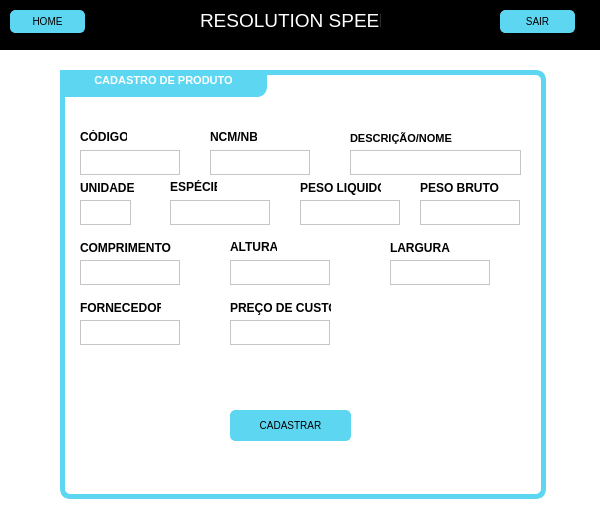
<?xml version="1.0" encoding="UTF-8"?>
<ui version="4.0">
 <class>MainWindow</class>
 <widget class="QMainWindow" name="MainWindow">
  <property name="geometry">
   <rect>
    <x>0</x>
    <y>0</y>
    <width>600</width>
    <height>530</height>
   </rect>
  </property>
  <property name="minimumSize">
   <size>
    <width>600</width>
    <height>530</height>
   </size>
  </property>
  <property name="maximumSize">
   <size>
    <width>600</width>
    <height>530</height>
   </size>
  </property>
  <property name="windowTitle">
   <string>MainWindow</string>
  </property>
  <property name="styleSheet">
   <string notr="true">background-color: #fff;


</string>
  </property>
  <widget class="QWidget" name="centralwidget">
   <widget class="QGraphicsView" name="Cabecalho">
    <property name="geometry">
     <rect>
      <x>0</x>
      <y>0</y>
      <width>600</width>
      <height>50</height>
     </rect>
    </property>
    <property name="styleSheet">
     <string notr="true">background-color: #000;</string>
    </property>
   </widget>
   <widget class="QPushButton" name="button_home">
    <property name="geometry">
     <rect>
      <x>10</x>
      <y>10</y>
      <width>75</width>
      <height>23</height>
     </rect>
    </property>
    <property name="styleSheet">
     <string notr="true">QPushButton
{
    background-color: rgb(93, 215, 241); 
    border: 1px solid rgb(93, 215, 241);
    border-radius: 5px;
    font-size: 10px;    
}
QPushButton:hover
{
    background-color: #000000;
    color : #fff;
}</string>
    </property>
    <property name="text">
     <string>HOME</string>
    </property>
   </widget>
   <widget class="QPushButton" name="button_sair">
    <property name="geometry">
     <rect>
      <x>500</x>
      <y>10</y>
      <width>75</width>
      <height>23</height>
     </rect>
    </property>
    <property name="styleSheet">
     <string notr="true">QPushButton
{
    background-color: rgb(93, 215, 241); 
    border: 1px solid rgb(93, 215, 241);
    border-radius: 5px;
    font-size: 10px;    
}
QPushButton:hover
{
    background-color: #000000;
    color : #fff;
}</string>
    </property>
    <property name="text">
     <string>SAIR</string>
    </property>
   </widget>
   <widget class="QLabel" name="title_hider">
    <property name="geometry">
     <rect>
      <x>200</x>
      <y>10</y>
      <width>181</width>
      <height>20</height>
     </rect>
    </property>
    <property name="font">
     <font>
      <pointsize>14</pointsize>
     </font>
    </property>
    <property name="styleSheet">
     <string notr="true">background-color: nome;
color: #fff;</string>
    </property>
    <property name="text">
     <string>RESOLUTION SPEED</string>
    </property>
   </widget>
   <widget class="QGraphicsView" name="embrulho">
    <property name="geometry">
     <rect>
      <x>60</x>
      <y>70</y>
      <width>486</width>
      <height>429</height>
     </rect>
    </property>
    <property name="styleSheet">
     <string notr="true">border: 5px solid rgb(93,215,241);

border-radius:10px;</string>
    </property>
   </widget>
   <widget class="QTextBrowser" name="textBrowser">
    <property name="geometry">
     <rect>
      <x>60</x>
      <y>70</y>
      <width>207</width>
      <height>27</height>
     </rect>
    </property>
    <property name="styleSheet">
     <string notr="true">background-color:#5DD7F1;

border: nome;

color: #fff;

border-bottom-right-radius: 10px;</string>
    </property>
    <property name="html">
     <string>&lt;!DOCTYPE HTML PUBLIC &quot;-//W3C//DTD HTML 4.0//EN&quot; &quot;http://www.w3.org/TR/REC-html40/strict.dtd&quot;&gt;
&lt;html&gt;&lt;head&gt;&lt;meta name=&quot;qrichtext&quot; content=&quot;1&quot; /&gt;&lt;style type=&quot;text/css&quot;&gt;
p, li { white-space: pre-wrap; }
&lt;/style&gt;&lt;/head&gt;&lt;body style=&quot; font-family:'MS Shell Dlg 2'; font-size:8.25pt; font-weight:400; font-style:normal;&quot;&gt;
&lt;p align=&quot;center&quot; style=&quot; margin-top:0px; margin-bottom:0px; margin-left:0px; margin-right:0px; -qt-block-indent:0; text-indent:0px;&quot;&gt;&lt;span style=&quot; font-weight:600;&quot;&gt;CADASTRO DE PRODUTO&lt;/span&gt;&lt;/p&gt;&lt;/body&gt;&lt;/html&gt;</string>
    </property>
   </widget>
   <widget class="QTextEdit" name="textEdit">
    <property name="geometry">
     <rect>
      <x>80</x>
      <y>150</y>
      <width>100</width>
      <height>25</height>
     </rect>
    </property>
   </widget>
   <widget class="QTextEdit" name="textEdit_2">
    <property name="geometry">
     <rect>
      <x>170</x>
      <y>200</y>
      <width>100</width>
      <height>25</height>
     </rect>
    </property>
   </widget>
   <widget class="QTextEdit" name="textEdit_3">
    <property name="geometry">
     <rect>
      <x>80</x>
      <y>200</y>
      <width>51</width>
      <height>25</height>
     </rect>
    </property>
   </widget>
   <widget class="QTextEdit" name="textEdit_4">
    <property name="geometry">
     <rect>
      <x>390</x>
      <y>260</y>
      <width>100</width>
      <height>25</height>
     </rect>
    </property>
   </widget>
   <widget class="QTextEdit" name="textEdit_5">
    <property name="geometry">
     <rect>
      <x>420</x>
      <y>200</y>
      <width>100</width>
      <height>25</height>
     </rect>
    </property>
   </widget>
   <widget class="QTextEdit" name="textEdit_6">
    <property name="geometry">
     <rect>
      <x>210</x>
      <y>150</y>
      <width>100</width>
      <height>25</height>
     </rect>
    </property>
   </widget>
   <widget class="QTextEdit" name="textEdit_7">
    <property name="geometry">
     <rect>
      <x>350</x>
      <y>150</y>
      <width>171</width>
      <height>25</height>
     </rect>
    </property>
   </widget>
   <widget class="QTextEdit" name="textEdit_8">
    <property name="geometry">
     <rect>
      <x>230</x>
      <y>260</y>
      <width>100</width>
      <height>25</height>
     </rect>
    </property>
   </widget>
   <widget class="QTextEdit" name="textEdit_9">
    <property name="geometry">
     <rect>
      <x>300</x>
      <y>200</y>
      <width>100</width>
      <height>25</height>
     </rect>
    </property>
   </widget>
   <widget class="QTextEdit" name="textEdit_10">
    <property name="geometry">
     <rect>
      <x>80</x>
      <y>260</y>
      <width>100</width>
      <height>25</height>
     </rect>
    </property>
   </widget>
   <widget class="QTextEdit" name="textEdit_11">
    <property name="geometry">
     <rect>
      <x>80</x>
      <y>320</y>
      <width>100</width>
      <height>25</height>
     </rect>
    </property>
   </widget>
   <widget class="QLabel" name="codigo">
    <property name="geometry">
     <rect>
      <x>80</x>
      <y>130</y>
      <width>47</width>
      <height>13</height>
     </rect>
    </property>
    <property name="font">
     <font>
      <weight>75</weight>
      <bold>true</bold>
     </font>
    </property>
    <property name="text">
     <string>CÓDIGO</string>
    </property>
   </widget>
   <widget class="QLabel" name="unidade">
    <property name="geometry">
     <rect>
      <x>80</x>
      <y>180</y>
      <width>61</width>
      <height>16</height>
     </rect>
    </property>
    <property name="font">
     <font>
      <weight>75</weight>
      <bold>true</bold>
     </font>
    </property>
    <property name="text">
     <string>UNIDADE</string>
    </property>
   </widget>
   <widget class="QLabel" name="ncm_nbm">
    <property name="geometry">
     <rect>
      <x>210</x>
      <y>130</y>
      <width>47</width>
      <height>13</height>
     </rect>
    </property>
    <property name="font">
     <font>
      <weight>75</weight>
      <bold>true</bold>
     </font>
    </property>
    <property name="text">
     <string>NCM/NBM</string>
    </property>
   </widget>
   <widget class="QLabel" name="nome_produto">
    <property name="geometry">
     <rect>
      <x>350</x>
      <y>130</y>
      <width>131</width>
      <height>16</height>
     </rect>
    </property>
    <property name="font">
     <font>
      <family>MS Shell Dlg 2</family>
      <pointsize>8</pointsize>
      <weight>75</weight>
      <italic>false</italic>
      <bold>true</bold>
     </font>
    </property>
    <property name="styleSheet">
     <string notr="true"/>
    </property>
    <property name="text">
     <string>DESCRIÇÃO/NOME</string>
    </property>
   </widget>
   <widget class="QLabel" name="comprimento">
    <property name="geometry">
     <rect>
      <x>80</x>
      <y>240</y>
      <width>91</width>
      <height>16</height>
     </rect>
    </property>
    <property name="font">
     <font>
      <weight>75</weight>
      <bold>true</bold>
     </font>
    </property>
    <property name="text">
     <string>COMPRIMENTO</string>
    </property>
   </widget>
   <widget class="QLabel" name="largura">
    <property name="geometry">
     <rect>
      <x>390</x>
      <y>240</y>
      <width>61</width>
      <height>16</height>
     </rect>
    </property>
    <property name="font">
     <font>
      <weight>75</weight>
      <bold>true</bold>
     </font>
    </property>
    <property name="text">
     <string>LARGURA</string>
    </property>
   </widget>
   <widget class="QLabel" name="altura">
    <property name="geometry">
     <rect>
      <x>230</x>
      <y>240</y>
      <width>47</width>
      <height>13</height>
     </rect>
    </property>
    <property name="font">
     <font>
      <weight>75</weight>
      <bold>true</bold>
     </font>
    </property>
    <property name="text">
     <string>ALTURA</string>
    </property>
   </widget>
   <widget class="QLabel" name="fornecedor">
    <property name="geometry">
     <rect>
      <x>80</x>
      <y>300</y>
      <width>81</width>
      <height>16</height>
     </rect>
    </property>
    <property name="font">
     <font>
      <weight>75</weight>
      <bold>true</bold>
     </font>
    </property>
    <property name="text">
     <string>FORNECEDOR</string>
    </property>
   </widget>
   <widget class="QLabel" name="preso_bruto">
    <property name="geometry">
     <rect>
      <x>420</x>
      <y>180</y>
      <width>81</width>
      <height>16</height>
     </rect>
    </property>
    <property name="font">
     <font>
      <weight>75</weight>
      <bold>true</bold>
     </font>
    </property>
    <property name="text">
     <string>PESO BRUTO</string>
    </property>
   </widget>
   <widget class="QLabel" name="peso_liquido">
    <property name="geometry">
     <rect>
      <x>300</x>
      <y>180</y>
      <width>81</width>
      <height>16</height>
     </rect>
    </property>
    <property name="font">
     <font>
      <weight>75</weight>
      <bold>true</bold>
     </font>
    </property>
    <property name="text">
     <string>PESO LIQUIDO</string>
    </property>
   </widget>
   <widget class="QLabel" name="Especie">
    <property name="geometry">
     <rect>
      <x>170</x>
      <y>180</y>
      <width>47</width>
      <height>13</height>
     </rect>
    </property>
    <property name="font">
     <font>
      <weight>75</weight>
      <bold>true</bold>
     </font>
    </property>
    <property name="text">
     <string>ESPÉCIE</string>
    </property>
   </widget>
   <widget class="QTextEdit" name="textEdit_12">
    <property name="geometry">
     <rect>
      <x>230</x>
      <y>320</y>
      <width>100</width>
      <height>25</height>
     </rect>
    </property>
   </widget>
   <widget class="QLabel" name="preco_de_custo">
    <property name="geometry">
     <rect>
      <x>230</x>
      <y>300</y>
      <width>101</width>
      <height>16</height>
     </rect>
    </property>
    <property name="font">
     <font>
      <weight>75</weight>
      <bold>true</bold>
     </font>
    </property>
    <property name="text">
     <string>PREÇO DE CUSTO</string>
    </property>
   </widget>
   <widget class="QPushButton" name="button_cadastro">
    <property name="geometry">
     <rect>
      <x>230</x>
      <y>410</y>
      <width>121</width>
      <height>31</height>
     </rect>
    </property>
    <property name="styleSheet">
     <string notr="true">QPushButton
{
    background-color: rgb(93, 215, 241); 
    border: 1px solid rgb(93, 215, 241);
    border-radius: 5px;
    font-size: 10px;    
}
QPushButton:hover
{
    background-color: #000000;
    color : #fff;
}</string>
    </property>
    <property name="text">
     <string>CADASTRAR</string>
    </property>
   </widget>
  </widget>
 </widget>
 <resources>
  <include location="../Nova pasta/Resolution Speed (1)/Resolution Speed/login_images.qrc"/>
 </resources>
 <connections/>
</ui>
